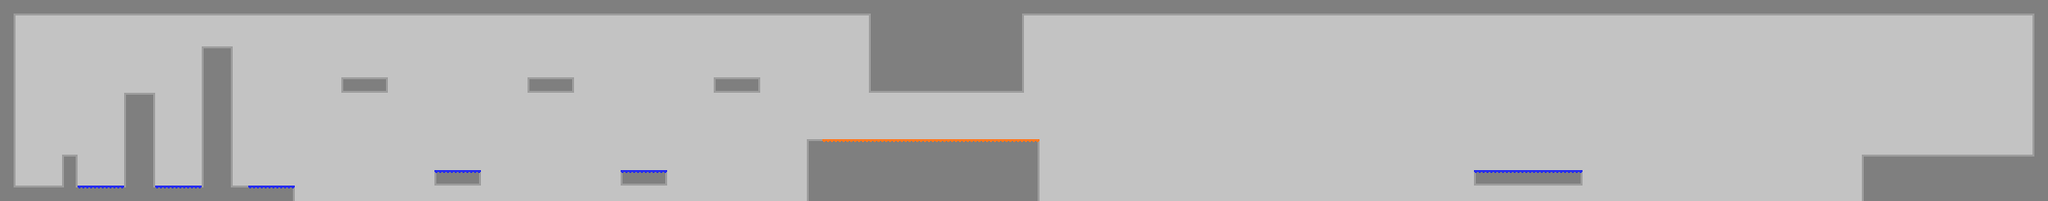

A level layout from a 2D game, rendered from its tile map. Below: a short description, then the map file with tile-grid data replaced by summaries:
An orthogonal 132x13 tile map with 16x16 px tiles, 2 tile layers (background, graphics), 2 tilesets and 22 objects.

<map version="1.0" tiledversion="2018.04.18" orientation="orthogonal" renderorder="left-down" width="132" height="13" tilewidth="16" tileheight="16" infinite="0" nextobjectid="73">
 <tileset firstgid="1" name="Tileset" tilewidth="16" tileheight="16" spacing="2" margin="1" tilecount="924" columns="33">
  <image source="TESTures.png" width="594" height="504" />
 </tileset>
 <tileset firstgid="925" name="Tileset" tilewidth="16" tileheight="16" spacing="2" margin="1" tilecount="924" columns="33">
  <image source="TESTures.png" width="594" height="504" />
 </tileset>
 <layer name="background" width="132" height="13">
  <data>[1716 cells, 1716 non-empty, 34 distinct tile ids]</data>
 </layer>
 <layer name="graphics" width="132" height="13">
  <data>[1716 cells, 1703 non-empty, 4 distinct tile ids]</data>
 </layer>
 <objectgroup name="ground">
  <object id="31" x="0" y="192" width="304" height="16" />
  <object id="32" x="352" y="80" width="48" height="16" />
  <object id="33" x="544" y="80" width="48" height="16" />
  <object id="34" x="736" y="80" width="48" height="16" />
  <object id="35" x="832" y="144" width="240" height="64" />
  <object id="40" x="0" y="16" width="16" height="176" />
  <object id="41" x="64" y="160" width="16" height="32" />
  <object id="42" x="128" y="96" width="32" height="96" />
  <object id="43" x="208" y="48" width="32" height="144" />
  <object id="44" x="896" y="16" width="160" height="80" />
  <object id="64" x="2096" y="16" width="16" height="144" />
  <object id="65" x="0" y="0" width="2112" height="16" />
  <object id="69" x="1920" y="160" width="192" height="48" />
 </objectgroup>
 <objectgroup name="path" />
 <objectgroup name="turn" />
 <objectgroup name="red gel" />
 <objectgroup name="orange gel">
  <object id="45" x="848" y="144" width="224" height="16" />
 </objectgroup>
 <objectgroup name="blue gel">
  <object id="46" x="640" y="176" width="48" height="16" />
  <object id="47" x="448" y="176" width="48" height="16" />
  <object id="48" x="80" y="192" width="48" height="16" />
  <object id="50" x="160" y="192" width="48" height="16" />
  <object id="51" x="256" y="192" width="48" height="16" />
  <object id="66" x="1520" y="176" width="112" height="16" />
 </objectgroup>
 <objectgroup name="enemies" />
 <objectgroup name="purple gel" />
 <objectgroup name="green gel">
  <object id="71" x="1532" y="-13" />
 </objectgroup>
 <objectgroup name="cubes" />
 <objectgroup name="goal">
  <object id="72" x="1920" y="160" width="176" height="16" />
 </objectgroup>
</map>
